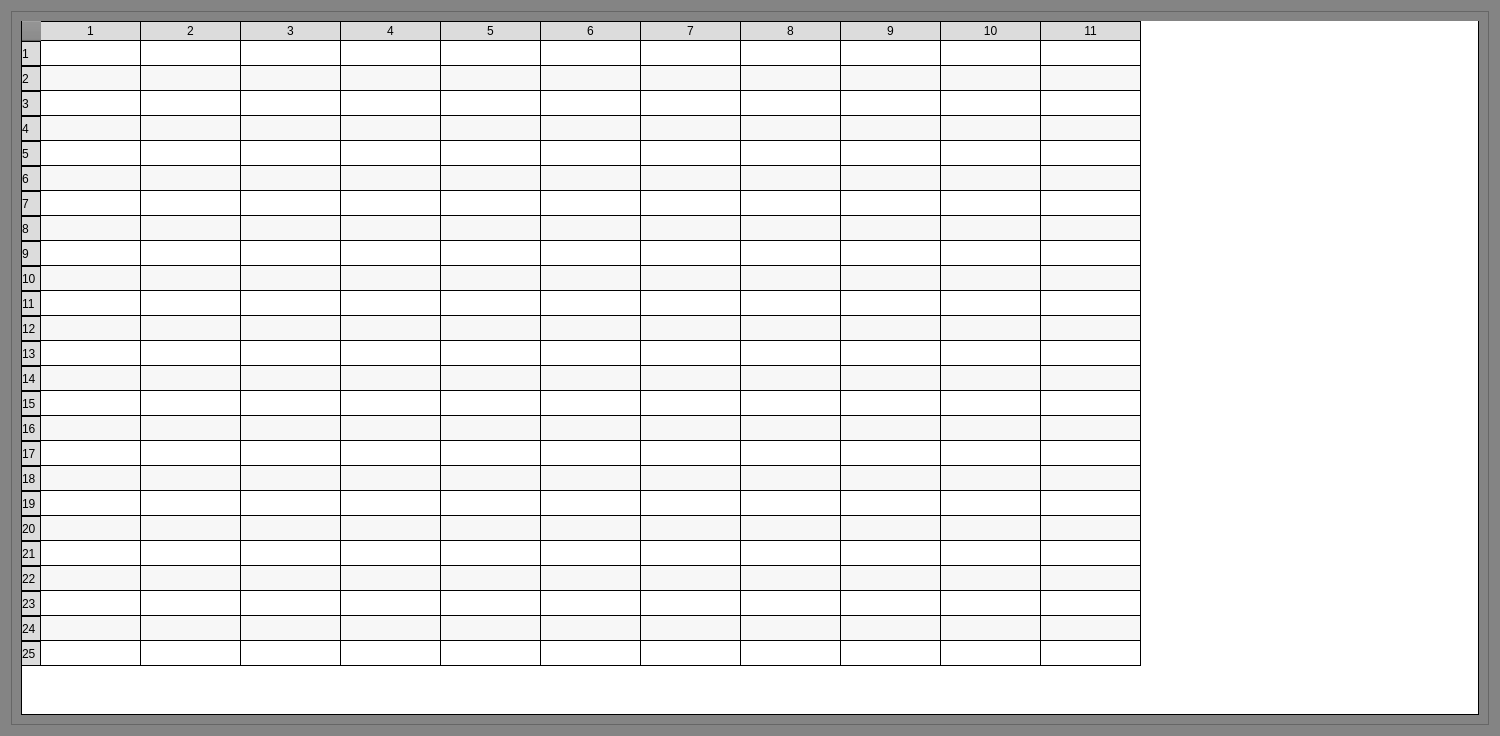
<?xml version="1.0" encoding="UTF-8"?>
<ui version="4.0">
 <class>Dialog</class>
 <widget class="QDialog" name="Dialog">
  <property name="geometry">
   <rect>
    <x>0</x>
    <y>0</y>
    <width>1500</width>
    <height>736</height>
   </rect>
  </property>
  <property name="windowTitle">
   <string>INPUT FILE PREVIEW</string>
  </property>
  <property name="windowIcon">
   <iconset>
    <normaloff>../resources/stc_logo.ico</normaloff>../resources/stc_logo.ico</iconset>
  </property>
  <property name="styleSheet">
   <string notr="true">background-color: rgb(132, 132, 132);</string>
  </property>
  <layout class="QGridLayout" name="gridLayout">
   <item row="0" column="0">
    <widget class="QFrame" name="frame">
     <property name="frameShape">
      <enum>QFrame::StyledPanel</enum>
     </property>
     <property name="frameShadow">
      <enum>QFrame::Raised</enum>
     </property>
     <layout class="QGridLayout" name="gridLayout_2">
      <item row="0" column="0">
       <widget class="QTableWidget" name="inputWidget">
        <property name="styleSheet">
         <string notr="true">QTableWidget{
color:black;
            background: white;
selection-background-color:#0090c4;
border:none;
border-bottom:1px solid black;
 gridline-color:black;
border-left:1px solid black;
border-right:1px solid black;
}
QComboBox{
    border:                 none;
    background-color: rgb(255, 255, 255);
color:                      rgb(13, 13, 13);
    font-weight:            bold;
    padding:                    5px;

}
QComboBox:selected{
   
    background-color: rgb(0, 144, 196);
color:                      rgb(13, 13, 13);
}

QHeaderView{
	background-color: white;
	font: 700 9pt &quot;Segoe UI&quot;;
}
QHeaderView::section{
background-color: rgb(220, 220, 220);
border:0.5px solid black;
border-left:none;
}</string>
        </property>
        <property name="editTriggers">
         <set>QAbstractItemView::NoEditTriggers</set>
        </property>
        <property name="alternatingRowColors">
         <bool>true</bool>
        </property>
        <property name="selectionMode">
         <enum>QAbstractItemView::NoSelection</enum>
        </property>
        <property name="showGrid">
         <bool>true</bool>
        </property>
        <property name="cornerButtonEnabled">
         <bool>false</bool>
        </property>
        <property name="rowCount">
         <number>25</number>
        </property>
        <property name="columnCount">
         <number>11</number>
        </property>
        <attribute name="horizontalHeaderMinimumSectionSize">
         <number>30</number>
        </attribute>
        <attribute name="verticalHeaderVisible">
         <bool>true</bool>
        </attribute>
        <attribute name="verticalHeaderMinimumSectionSize">
         <number>25</number>
        </attribute>
        <attribute name="verticalHeaderDefaultSectionSize">
         <number>25</number>
        </attribute>
        <attribute name="verticalHeaderHighlightSections">
         <bool>true</bool>
        </attribute>
        <row/>
        <row/>
        <row/>
        <row/>
        <row/>
        <row/>
        <row/>
        <row/>
        <row/>
        <row/>
        <row/>
        <row/>
        <row/>
        <row/>
        <row/>
        <row/>
        <row/>
        <row/>
        <row/>
        <row/>
        <row/>
        <row/>
        <row/>
        <row/>
        <row/>
        <column/>
        <column/>
        <column/>
        <column/>
        <column/>
        <column/>
        <column/>
        <column/>
        <column/>
        <column/>
        <column/>
        <item row="0" column="0">
         <property name="flags">
          <set>ItemIsSelectable|ItemIsUserCheckable|ItemIsEnabled</set>
         </property>
        </item>
       </widget>
      </item>
     </layout>
    </widget>
   </item>
  </layout>
 </widget>
 <resources/>
 <connections/>
</ui>
